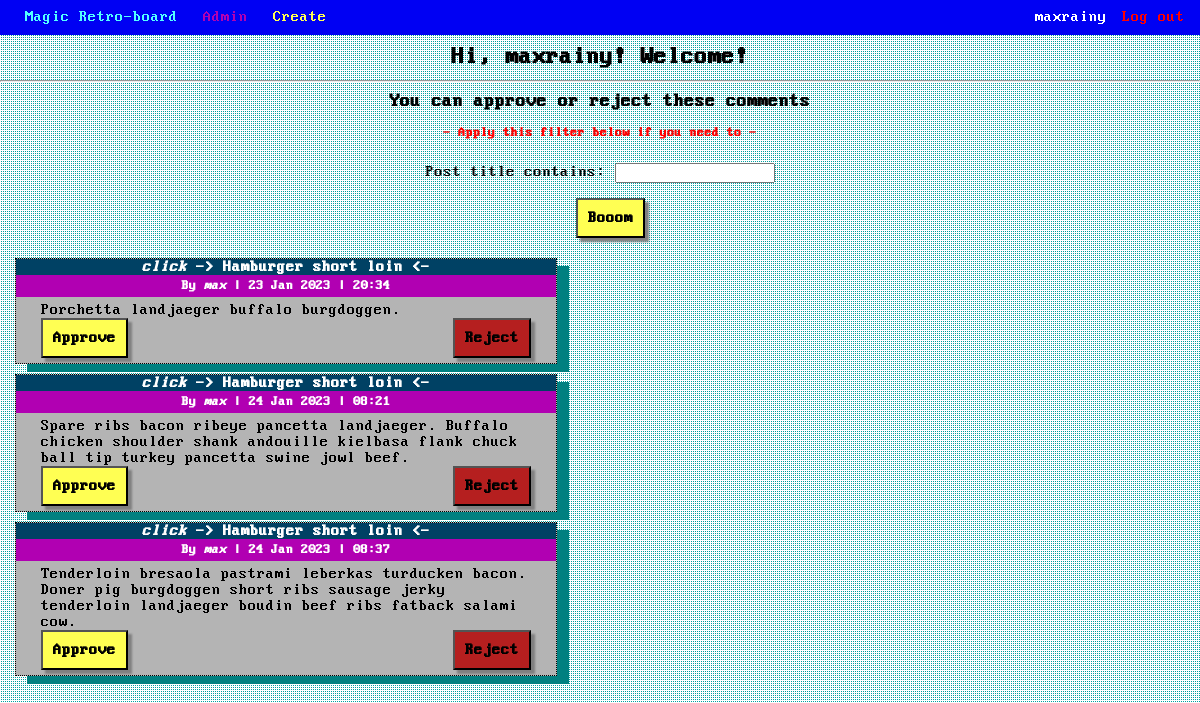
The page /profile/ (signed in) on the database as committed earlier.
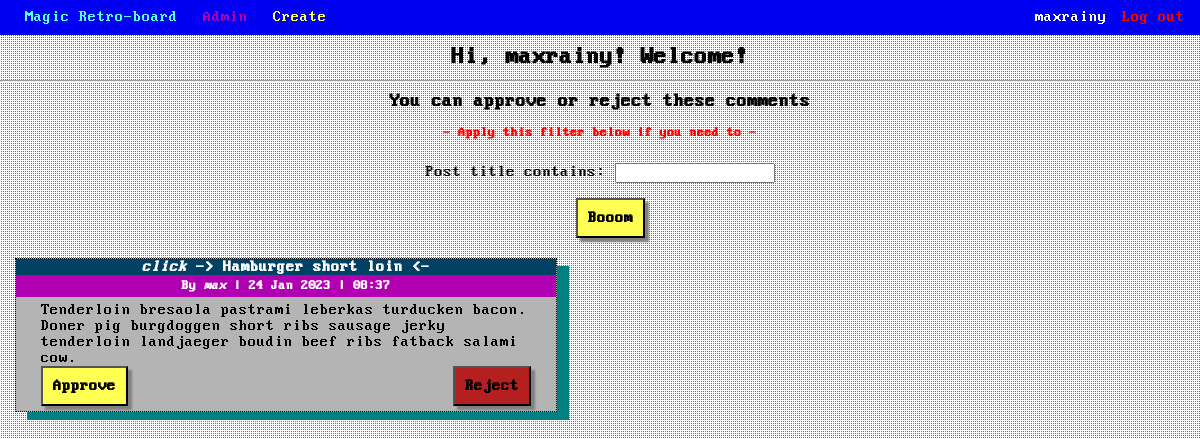
The same page on the database as committed later.
### board/models.py (models this page shows, shortened)
class Comment(models.Model):
    author = models.ForeignKey(User, on_delete=models.CASCADE, related_name='comment_user')
    text = models.TextField(max_length=255)  # simple text field to contain the comment
    post = models.ForeignKey(Post, on_delete=models.CASCADE, related_name='comment_post')  # o-t-o with Post
    rating = models.IntegerField(default=0)  # rating of the comment, starts from 0 initially
    created = models.DateTimeField(auto_now_add=True)  # time-field with automatically managed creation time
    approved = models.BooleanField(default=False)  # to check whether comment approved by the post author or not

class Post(models.Model):
    title = models.CharField(max_length=255)  # title column
    text = RichTextUploadingField()  # text column
    created = models.DateTimeField(auto_now_add=True)
    category = models.ForeignKey(Category, on_delete=models.CASCADE, related_name='post_category')  # o-t-o - Category
    author = models.ForeignKey(User, on_delete=models.CASCADE, related_name='post_user')  # o-t-o with User

### board/views.py (the view)
# urls.py: path('profile/', UserView.as_view(), name='user'),
class UserView(LoginRequiredMixin, ListView):
    template_name = 'profile.html'
    model = Comment
    context_object_name = 'coms'
    def get_queryset(self):
        queryset = super().get_queryset()
        self.filterset = CommentFilter(self.request.GET, queryset)
        return self.filterset.qs
    def get_context_data(self, **kwargs):
        context = super().get_context_data(**kwargs)
        context['filterset'] = self.filterset
        return context

### templates/profile.html (shortened to what this page needs)
{% extends 'flatpages/index.html' %}
{% block content %}
<h2 class="comment-heading">
    Hi, {{ user }}! Welcome!
</h2>
<hr>
<h3 class="comment-heading">
    You can approve or reject these comments
</h3>
<h5 class="comment-heading" style="color:red;">
    - Apply this filter below if you need to -
</h5>
<div>
    <form id="filter" class="comment-heading" action="" method="get">
        {{ filterset.form.as_p }}
    </form>
    <input form="filter" class="button-center boom" type="submit" value="Booom" />
</div>
{% for comment in coms %}
    {% if comment.author_id != user.id and not comment.approved %}
        <div class="shadow-comment dotted comment-profile">
            <h4 class="title">
                <a href="/news/{{ comment.post_id }}">
                    <i>click</i> -> {{ comment.post.title }} <-
                </a>
            </h4>
            <h5 class="author">
                By <i>{{ comment.author }}</i> |
                {{ comment.created|date:'d M Y' }} |
                {{ comment.created|date:'H:i' }}
            </h5>
            <div class="comment-text">
                {{ comment.text }}
                <div>
                    <button form="f_approve" name="com_approve" value="{{ comment.id }}" class="button-edit">
                        Approve
                    </button>
                    <button form="f_reject" name="com_delete" value="{{ comment.id }}" class="button-del">
                        Reject
                    </button>
                </div>
            </div>
        </div>
    {% endif %}
{% endfor %}
{% endblock %}

### templates/flatpages/index.html (shortened to what this page needs)
<!DOCTYPE html>
{% load static %}
<html lang="en">
    <head>
        <link href="{% static 'css/styles.css' %}" rel="stylesheet" />
    </head>
    <body>
        <div class="nav">
            <a class="nav-left" href="/news/" style="color:#53ffff; margin-left:25px;">
                Magic Retro-board
            </a>
            {% if user.is_superuser %}
                <a class="nav-left" href="/admin/" style="color:#b100b2;">
                    Admin
                </a>
            {% endif %}
                <a class="nav-left" href="/news/create/" style="color: #ffff53;">
                    Create
                </a>
            {% if user.is_authenticated %}
                <a class="logout nav-right" href="/accounts/logout/" >
                    Log out
                </a>
                <a class="nav-right" href="/profile/">
                    {{ user }}
                </a>
            {% endif %}
        </div>
        {% block content %}{% endblock content %}
    </body>
</html>

### static/css/styles.css (style rules this page uses)
.logout { color: red !important; }
html, body { margin: 0px; background-image: radial-gradient(circle at 2px 2px, #00a0a0 1px, transparent 0); background-size: 2px 2px; }
h1, h2, h3, h4, h5, h6, div, span, form, button, input, select, textarea { font-family: dos; }
.nav { background-color: #0000f3; position: sticky; top: 0; height: 35px; line-height: 35px; }
.nav-left { float: left; margin-left: 25px; }
.nav-right { float: right; padding-right: 15px; }
a:link { color: white; text-decoration: none; }
.author { margin-top: 0px; margin-bottom: 5px; height: auto; background-color: #b100b2; text-align: center; padding-top:4px; padding-bottom:4px; color: white; }
.title { margin-top: 0px; background-color: #004164; text-align: center; padding-top:0; color: white; margin-bottom: 0; }
.shadow-comment { margin-bottom: 10px; border: 1px, black, solid; box-shadow: 12px 8px teal; background-color: #b4b4b4; }
.dotted { border-style: dotted; }
.comment-heading { height: 15px; margin-top:10px; text-align: center; }
.comment-text { padding-left: 25px; padding-right: 25px; margin-bottom: 5px; }
.comment-profile { margin-left: 15px; width: 45%; }
.button-edit { display:inline-block; background-color: #ffff53; padding: 10px; box-shadow: 4px 4px 2px gray; font-size: 16px; font-weight: bold; }
.button-center { margin-top: 10px; margin-left: 48%; background-color: #ffff53; padding: 10px; box-shadow: 4px 4px 2px gray; font-size: 16px; font-weight: bold; }
.button-del { float: right; display:inline-block; background-color: #b51f1f; padding: 10px; box-shadow: 4px 4px 2px gray; font-size: 16px; font-weight: bold; }
.boom { margin-bottom: 20px; margin-top: 20px; }

Rows that differ between the two databases and show on the page:
removed Comment: post "Hamburger short loin", author "max", created "23 Jan 2023", created "20:34", text "Porchetta landjaeger buffalo burgdoggen.", {{ comment.id }} 2 (drawn)
no longer on this page (row edited): Comment: post "Hamburger short loin", author "max", created "24 Jan 2023", created "08:21", text "Spare ribs bacon ribeye pancetta landjaeger. Buffalo chicken shoulder shank andouille kielbasa flank chuck ball tip turkey pancetta swine jowl beef.", {{ comment.id }} 10 (drawn)
